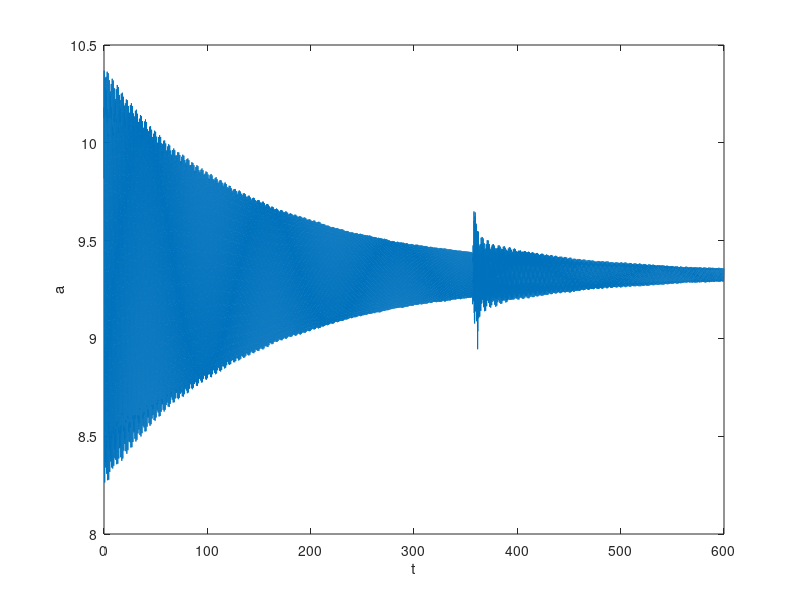

MATLAB code to generate this figure: (Note: this script raises an error after producing the figure.)
load('maquetteTMDesiee/donnees/mData.mat');



%% affichage

mesure  = test2;

mesure = transpose(mesure);
t = mesure(1, :);
a = mesure(2, :);

fig  = figure;
ax = axes(fig);
plt = plot(ax, t, a);
xlabel(ax, 't');
ylabel(ax, 'a');

%% wvlt

fmin = 0.5;
fmax = 10;
NbFreq = 300;
Q = 10;


WaveletMenu('WaveletPlot', plt, 'fmin', fmin, 'fmax', fmax, 'NbFreq', NbFreq, 'Q', Q);



%%

getFreq(t, a, [0.8, 1.2], 1)
